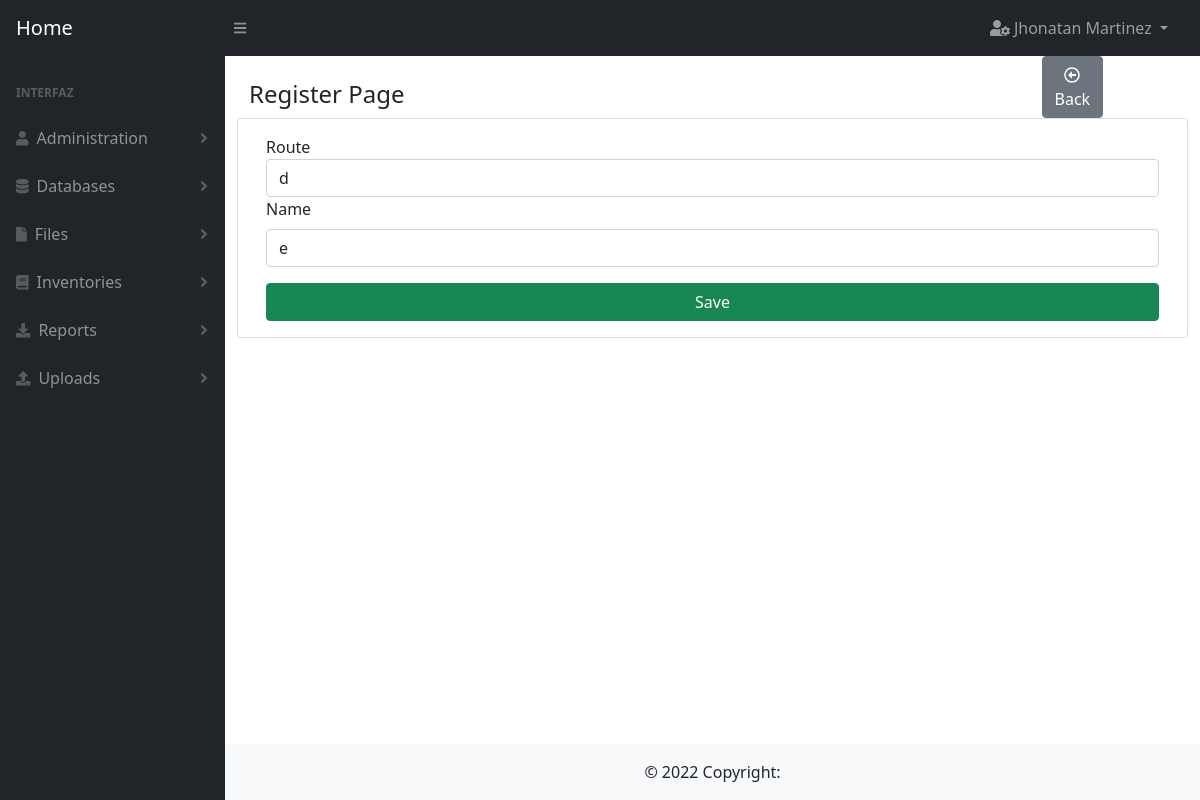
The page /page/edit/33 (signed in) on the database as committed earlier.
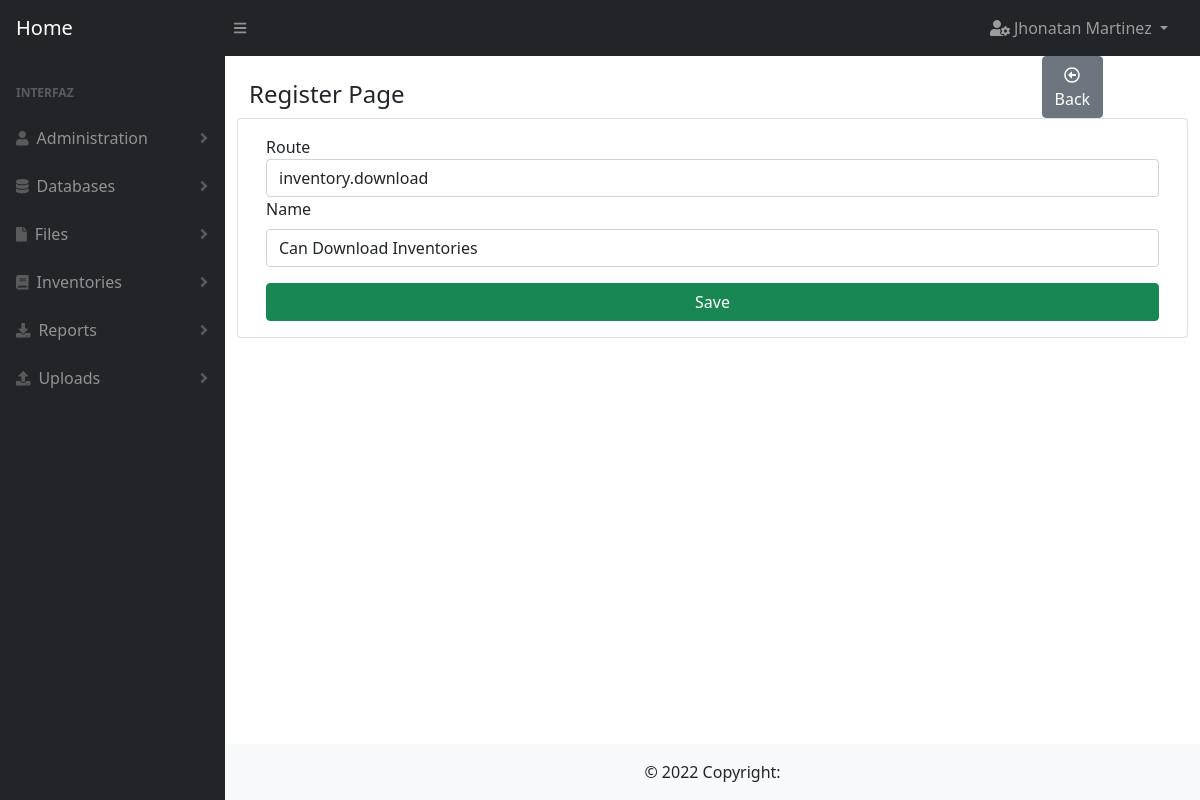
The same page on the database as committed later.
### page/models.py (models this page shows)
class Page(db.Model):
    __tablename__ = 'pages'
    id = db.Column(db.Integer, primary_key=True)
    route = db.Column(db.String(100), unique=True)
    name = db.Column(db.String(500))
    created_at = db.Column(db.DateTime, default=datetime.datetime.now)
    permissions = db.relationship('Permission', cascade='all, delete', backref='page')

### page/routes.py (the view, shortened to what this page needs)
@page.route(routes["edit"], methods=['GET', 'POST'])
@decorator(page=pages["edit"], url=pages["index"])
def edit(id=0):
    try:
        data = models.Page.query.get(id)
        form = forms.CreateForm(obj=data)
        return render_template(templates["edit"],
                               form=form)
    except Exception as exc:
        return show_error(pages["edit"] + ': ' + str(exc))

### page/forms.py
class CreateForm(Form):
    route = StringField('Route',
                        [validators.DataRequired(message="Route is required")])
    name = StringField('Name',
                       [validators.DataRequired(message="Name is required")])

### utils/auth.py (called while the page is built)
def has_permission(page):
    can_enter = False
    try:
        user = User.query.get(session['user_id'])
        if user.is_admin:
            can_enter = True
        else:
            page_id = Page.query.filter(Page.route == page).first().id
            permissions = Permission.query.filter_by(role_id=user.role_id, page_id=page_id).first()
            if permissions is not None:
                can_enter = True
    except Exception as exc:
        error_message = 'permission.queries.has_permission: ' + str(exc)
        print(error_message)
    finally:
        return can_enter

def decorator(page, url='index'):
    def _permissions(function):
        @wraps(function)
        def new_function(*args, **kwargs):
            if not has_permission(page=page):
                return show_message(id=1,
                                    url=url)
            return function(*args, **kwargs)
        return new_function
    return _permissions

### templates/page/create.html
{% extends 'base/create_forms.html' %}
{% block title %}
Register Page
{% endblock %}
{% block button_back %}
    onclick="window.location.href='{{ url_for('page.index') }}'"
{% endblock %}
{% block fields %}
    {% from "macro.html" import render_field %}
    {{ render_field(form.route, class='form-control') }}
    {{ render_field(form.name, class='form-control') }}
{% endblock %}

### templates/macro.html (shortened to what this page needs)
{% macro render_field(field) %}
    <td> {{ field.label }}
    <dd> {{ field(**kwargs)  | safe }}
{% endmacro %}

Rows that differ between the two databases and show on the page:
now on this page (row edited): Page: route "inventory.download", name "Can Download Inventories"
Other text that changed with them:
form field route: "d" → (not shown)
form field name: "e" → (not shown)
